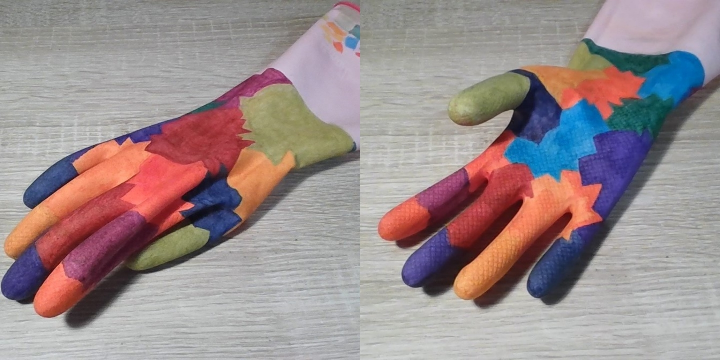
#> input picture dataset/glove_laptop.jpg, 1440 x 720 px (shown at 1/2 size)
$ python -i color_segmentation.py   (imports and definitions only)
#> lines starting #> are read from the running program, lines starting #| are printed output that depends on the picture; after the words box and inside, x2 and y2 are one past the last pixel; in counts of white or black regions, pixels touching at a corner belong together
#> further down, picture is the input picture: shape (720, 1440, 3); mean B, G, R 141.2, 140.3, 155.3
import cv2
import numpy as np
# filter example image
'''img = cv2.imread('..\dataset\example_seg1.jpg')
display_img = cv2.resize(img, (400, 400), interpolation=cv2.INTER_NEAREST)  # Using INTER_NEAREST to keep the pixelated look
cv2.imshow('Original Image', display_img)
# d: Diameter of each pixel neighborhood. If d is non-positive, it's computed from sigmaSpace.
# sigmaColor: Filter sigma in the color space. A larger value means that farther colors within the pixel neighborhood will be mixed together.
# sigmaSpace: Filter sigma in the coordinate space. A larger value means that pixels farther away from the central pixel will influence each other.
img = cv2.bilateralFilter(img, d=9, sigmaColor=75, sigmaSpace=75)
display_img2 = cv2.resize(img, (400, 400), interpolation=cv2.INTER_NEAREST)  # Using INTER_NEAREST to keep the pixelated look
cv2.imshow('Image with bilateralFilter', display_img2)
cv2.imwrite('..\dataset\example_seg1_filtered.jpg', img)
cv2.waitKey(0)
cv2.destroyAllWindows()'''

class Labeler:
    averages = {  # in (Y, U, V)
        1: (100, 114, 195),
        2: (86, 130, 170),
        3: (129, 105, 205),
        4: (154, 100, 199),
        5: (154, 96, 179),
        6: (64, 135, 96),
        7: (138, 109, 132),
        8: (63, 148, 118),
        9: (94, 172, 57),
        10: (69, 158, 125)
    }

    ranges = { # U and V ranges
        1: ([111, 177], [121, 204]),
        2: ([126, 150], [135, 183]),
        3: ([100, 187], [114, 226]),
        4: ([95, 184], [105, 211]),
        5: ([91, 170], [107, 197]),
        6: ([129, 82], [140, 123]),
        7: ([103, 127], [121, 140]),
        8: ([129, 110], [157, 137]),
        9: ([163, 45], [179, 79]),
        10: ([133, 117], [166, 132])
    }

    color_labels = {
        1: 'dark_red',
        2: 'magenta',
        3: 'dark_orange',
        4: 'light_orange',
        5: 'yellow',
        6: 'dark_green',
        7: 'light_green',
        8: 'dark_blue',
        9: 'light_blue',
        10: 'purple'
    }

    @staticmethod
    def label_image(input_img):
        '''
        :param input_img:
        :return: rgb image for visualization and label matrix
        '''
        input_img = cv2.bilateralFilter(input_img, d=9, sigmaColor=75, sigmaSpace=75)
        yuv_img = cv2.cvtColor(input_img, cv2.COLOR_BGR2YUV)
#> yuv_img: shape (720, 1440, 3); mean of channels 0, 1, 2 144.9, 126.2, 137.2
        labeled_img = np.zeros((input_img.shape[0], input_img.shape[1]), dtype=np.uint8)

        # Iterate over each pixel in the YUV image
        for i in range(yuv_img.shape[0]):
            for j in range(yuv_img.shape[1]):
                pixel = yuv_img[i, j]
                min_distance = float('inf')
                label = 0
                for color_num, (lower, upper) in Labeler.ranges.items():
                    avg_yuv = Labeler.averages[color_num]
                    # Check ranges for UV and calculate distance to average Y
                    if (lower[0] <= pixel[1] <= upper[0] and
                        lower[1] <= pixel[2] <= upper[1] and
                        abs(avg_yuv[0] - pixel[0]) < 30):  # threshold for distance to average Y
                        distance = np.linalg.norm(np.array(avg_yuv) - np.array(pixel))
                        if distance < min_distance:
                            min_distance = distance
                            label = color_num
                labeled_img[i, j] = label
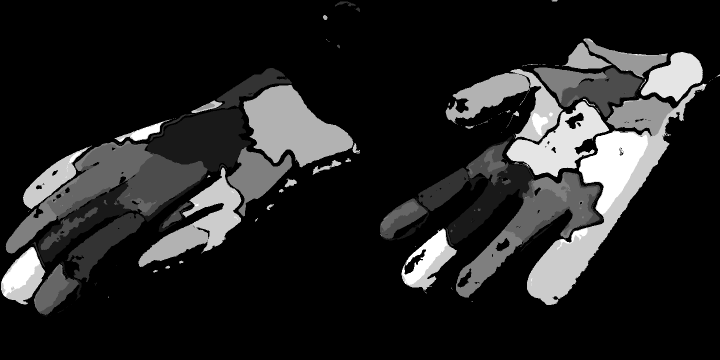
#> labeled_img: shape (720, 1440) (shown at 1/2 size); min 0, max 10, mean 1.43; drawn with min black and max white
        return Labeler.show_labelled_image(labeled_img), labeled_img

    @staticmethod
    def show_labelled_image(labeled_img, shape=(40, 40, 3), dtype=np.uint8): # visualise labelled image as rbg image
#> called with shape = (40, 40, 3)
        output_img = np.ones(shape, dtype=dtype)
        output_img[:, :, 0] = 255  # Set Y channel to maximum brightness
        output_img[:, :, 1:3] = 128  # Set U and V channels to neutral values
        # Fill the labeled regions with their average YUV values
        for label_num, avg_yuv in Labeler.averages.items():
            mask = (labeled_img == label_num)
            output_img[mask] = avg_yuv
#> this loop made 1 pass
#> pass 1, in show_labelled_image, `mask = (labeled_img == label_num)`:
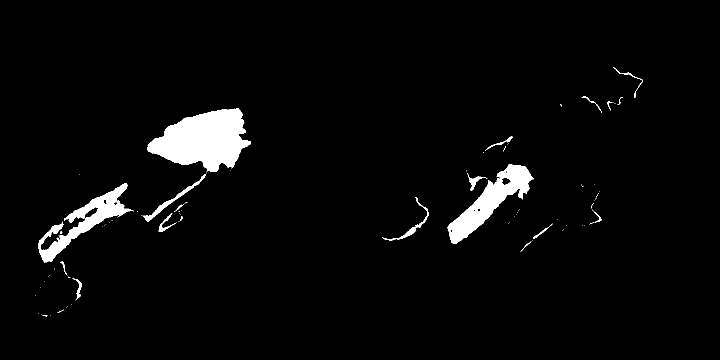
#> mask: shape (720, 1440) bool (shown at 1/2 size); 3.4% white; 95 white regions (76 under 20 px), largest, box (x1, y1, x2, y2) and area: (294, 216, 502, 345) 16338, (895, 328, 1068, 488) 8660, (76, 366, 267, 525) 7152
#> after the loop:
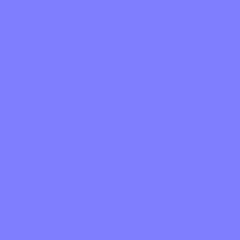
#> output_img: shape (40, 40, 3) (shown 6 times larger); mean of channels 0, 1, 2 255, 128, 128; drawn as B, G, R

        output_img_bgr = cv2.cvtColor(output_img, cv2.COLOR_YUV2BGR)
        return output_img_bgr

# Example usage:
'''img_path = '..\dataset\example_seg1.jpg'
img = cv2.imread(img_path)
output = Labeler.label_image(img)
display_img2 = cv2.resize(output, (400, 400), interpolation=cv2.INTER_NEAREST)
cv2.imshow('Labeled Image', display_img2)
cv2.waitKey(0)
cv2.destroyAllWindows()'''


# Visialisation of dimensions for each color patch
'''
patch_size = 100
y_values = [50, 100, 127, 150, 200]

# Create an empty white image
img = np.ones((patch_size * len(y_values), patch_size * len(ranges), 3), dtype=np.uint8) * 255

# Fill the image with color patches based on the average of the ranges for different Y values
for y_idx, y in enumerate(y_values):
    for idx, (lower, upper) in ranges.items():
        avg_u = (lower[0] + upper[0]) // 2
        avg_v = (lower[1] + upper[1]) // 2
        img[y_idx*patch_size:(y_idx+1)*patch_size, (idx-1)*patch_size:idx*patch_size] = [y, avg_u, avg_v]

# Convert from YUV to BGR for visualization
img_bgr = cv2.cvtColor(img, cv2.COLOR_YUV2BGR)
for idx in ranges:
    cv2.putText(img_bgr, color_labels[idx], ((idx-1)*patch_size + 5, 25), cv2.FONT_HERSHEY_SIMPLEX, 0.4, (0,0,0), 1, cv2.LINE_AA)
cv2.imshow('Color Range Visualization with Different Y Values', img_bgr)
cv2.waitKey(0)
cv2.destroyAllWindows()'''

>>> import cv2
>>> picture = cv2.imread('../dataset/glove_laptop.jpg')
#> (the run stopped early here; a loop or call above may not have finished)
